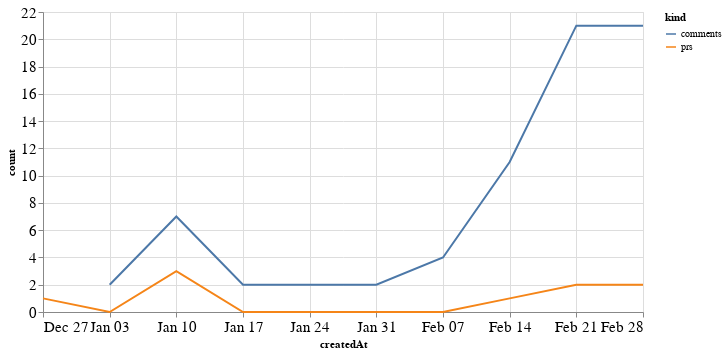

This figure's notebook cell:
### Code cell
alt.Chart(total_time, width=600).mark_line().encode(
    x='createdAt',
    y='count',
    color='kind'
)

### Figure 1 — Vega-Lite specification as saved in the notebook (floating-point values rounded to 4 significant figures)
{"config": {"axisLeft": {"labelFontSize": 15}, "axisBottom": {"labelFontSize": 15}}, "data": {"name": "data-76dd48d95dbc2e9c4537025dabd43eb4"}, "mark": "line", "encoding": {"color": {"type": "nominal", "field": "kind"}, "x": {"type": "temporal", "field": "createdAt"}, "y": {"type": "quantitative", "field": "count"}}, "width": 600, "$schema": "https://vega.github.io/schema/vega-lite/v4.8.1.json", "datasets": {"data-76dd48d95dbc2e9c4537025dabd43eb4": [{"createdAt": "2020-12-27T00:00:00", "kind": "prs", "count": 1.0}, {"createdAt": "2021-01-03T00:00:00", "kind": "prs", "count": 0.0}, {"createdAt": "2021-01-10T00:00:00", "kind": "prs", "count": 3.0}, {"createdAt": "2021-01-17T00:00:00", "kind": "prs", "count": 0.0}, {"createdAt": "2021-01-24T00:00:00", "kind": "prs", "count": 0.0}, {"createdAt": "2021-01-31T00:00:00", "kind": "prs", "count": 0.0}, {"createdAt": "2021-02-07T00:00:00", "kind": "prs", "count": 0.0}, {"createdAt": "2021-02-14T00:00:00", "kind": "prs", "count": 1.0}, {"createdAt": "2021-02-21T00:00:00", "kind": "prs", "count": 2.0}, {"createdAt": "2021-02-28T00:00:00", "kind": "prs", "count": 2.0}, {"createdAt": "2020-12-27T00:00:00", "kind": "comments", "count": null}, {"createdAt": "2021-01-03T00:00:00", "kind": "comments", "count": 2.0}, {"createdAt": "2021-01-10T00:00:00", "kind": "comments", "count": 7.0}, {"createdAt": "2021-01-17T00:00:00", "kind": "comments", "count": 2.0}, {"createdAt": "2021-01-24T00:00:00", "kind": "comments", "count": 2.0}, {"createdAt": "2021-01-31T00:00:00", "kind": "comments", "count": 2.0}, {"createdAt": "2021-02-07T00:00:00", "kind": "comments", "count": 4.0}, {"createdAt": "2021-02-14T00:00:00", "kind": "comments", "count": 11.0}, {"createdAt": "2021-02-21T00:00:00", "kind": "comments", "count": 21.0}, {"createdAt": "2021-02-28T00:00:00", "kind": "comments", "count": 21.0}]}}
